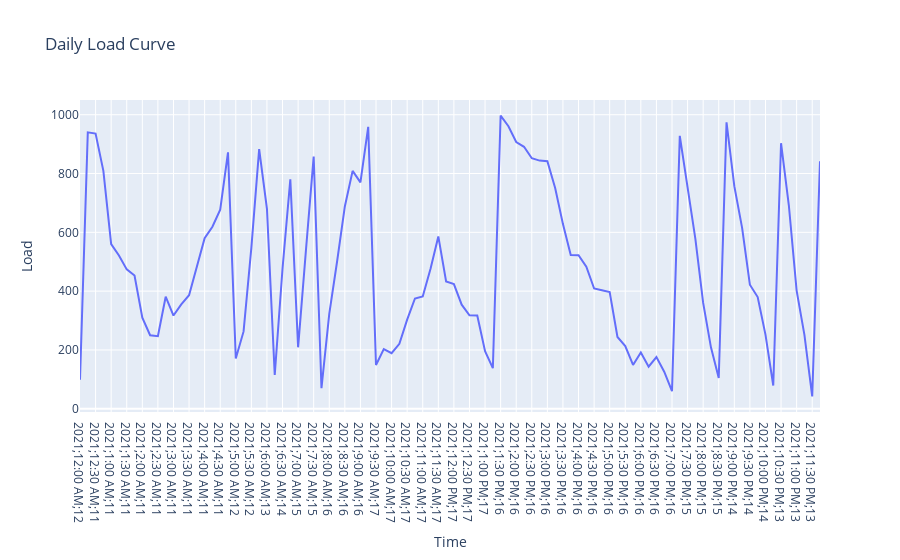

The notebook cell this image was saved under:
### Code cell
fig = px.line(data, x = 'Time', y = 'Load', title='Daily Load Curve')
fig.show()

### Figure 1 — Plotly figure (JSON) as saved in the notebook; plotly's stock layout.template omitted (floating-point values rounded to 4 significant figures)
{"data": [{"hovertemplate": "Time=%{x}<br>Load=%{y}<extra></extra>", "legendgroup": "", "line": {"color": "#636efa", "dash": "solid"}, "marker": {"symbol": "circle"}, "mode": "lines", "name": "", "orientation": "v", "showlegend": false, "type": "scatter", "x": [" 2021;12:00 AM;12", " 2021;12:15 AM;11", " 2021;12:30 AM;11", " 2021;12:45 AM;11", " 2021;1:00 AM;11", " 2021;1:15 AM;11", " 2021;1:30 AM;11", " 2021;1:45 AM;11", " 2021;2:00 AM;11", " 2021;2:15 AM;11", " 2021;2:30 AM;11", " 2021;2:45 AM;11", " 2021;3:00 AM;11", " 2021;3:15 AM;11", " 2021;3:30 AM;11", " 2021;3:45 AM;11", " 2021;4:00 AM;11", " 2021;4:15 AM;11", " 2021;4:30 AM;11", " 2021;4:45 AM;11", " 2021;5:00 AM;12", " 2021;5:15 AM;12", " 2021;5:30 AM;12", " 2021;5:45 AM;12", " 2021;6:00 AM;13", " 2021;6:15 AM;14", " 2021;6:30 AM;14", " 2021;6:45 AM;14", " 2021;7:00 AM;15", " 2021;7:15 AM;15", " 2021;7:30 AM;15", " 2021;7:45 AM;16", " 2021;8:00 AM;16", " 2021;8:15 AM;16", " 2021;8:30 AM;16", " 2021;8:45 AM;16", " 2021;9:00 AM;16", " 2021;9:15 AM;16", " 2021;9:30 AM;17", " 2021;9:45 AM;17", " 2021;10:00 AM;17", " 2021;10:15 AM;17", " 2021;10:30 AM;17", " 2021;10:45 AM;17", " 2021;11:00 AM;17", " 2021;11:15 AM;17", " 2021;11:30 AM;17", " 2021;11:45 AM;17", " 2021;12:00 PM;17", " 2021;12:15 PM;17", " 2021;12:30 PM;17", " 2021;12:45 PM;17", " 2021;1:00 PM;17", " 2021;1:15 PM;17", " 2021;1:30 PM;16", " 2021;1:45 PM;16", " 2021;2:00 PM;16", " 2021;2:15 PM;16", " 2021;2:30 PM;16", " 2021;2:45 PM;16", " 2021;3:00 PM;16", " 2021;3:15 PM;16", " 2021;3:30 PM;16", " 2021;3:45 PM;16", " 2021;4:00 PM;16", " 2021;4:15 PM;16", " 2021;4:30 PM;16", " 2021;4:45 PM;16", " 2021;5:00 PM;16", " 2021;5:15 PM;16", " 2021;5:30 PM;16", " 2021;5:45 PM;16", " 2021;6:00 PM;16", " 2021;6:15 PM;16", " 2021;6:30 PM;16", " 2021;6:45 PM;16", " 2021;7:00 PM;16", " 2021;7:15 PM;15", " 2021;7:30 PM;15", " 2021;7:45 PM;15", " 2021;8:00 PM;15", " 2021;8:15 PM;15", " 2021;8:30 PM;15", " 2021;8:45 PM;14", " 2021;9:00 PM;14", " 2021;9:15 PM;14", " 2021;9:30 PM;14", " 2021;9:45 PM;14", " 2021;10:00 PM;14", " 2021;10:15 PM;14", " 2021;10:30 PM;13", " 2021;10:45 PM;13", " 2021;11:00 PM;13", " 2021;11:15 PM;13", " 2021;11:30 PM;13", " 2021;11:45 PM;12"], "xaxis": "x", "y": [99, 940, 936, 809, 560, 521, 474, 453, 310, 250, 247, 381, 317, 355, 386, 481, 580, 619, 677, 872, 171, 263, 548, 883, 680, 115, 477, 780, 209, 537, 858, 70, 323, 500, 688, 809, 770, 959, 149, 203, 189, 221, 303, 375, 382, 476, 586, 433, 424, 354, 318, 317, 196, 138, 997, 961, 907, 891, 852, 844, 842, 751, 628, 523, 522, 483, 409, 403, 397, 244, 213, 149, 191, 143, 176, 126, 60, 928, 760, 578, 360, 209, 105, 974, 757, 615, 422, 380, 252, 79, 903, 692, 402, 251, 42, 842], "yaxis": "y"}], "layout": {"legend": {"tracegroupgap": 0}, "title": {"text": "Daily Load Curve"}, "xaxis": {"anchor": "y", "domain": [0, 1], "title": {"text": "Time"}}, "yaxis": {"anchor": "x", "domain": [0, 1], "title": {"text": "Load"}}}}
